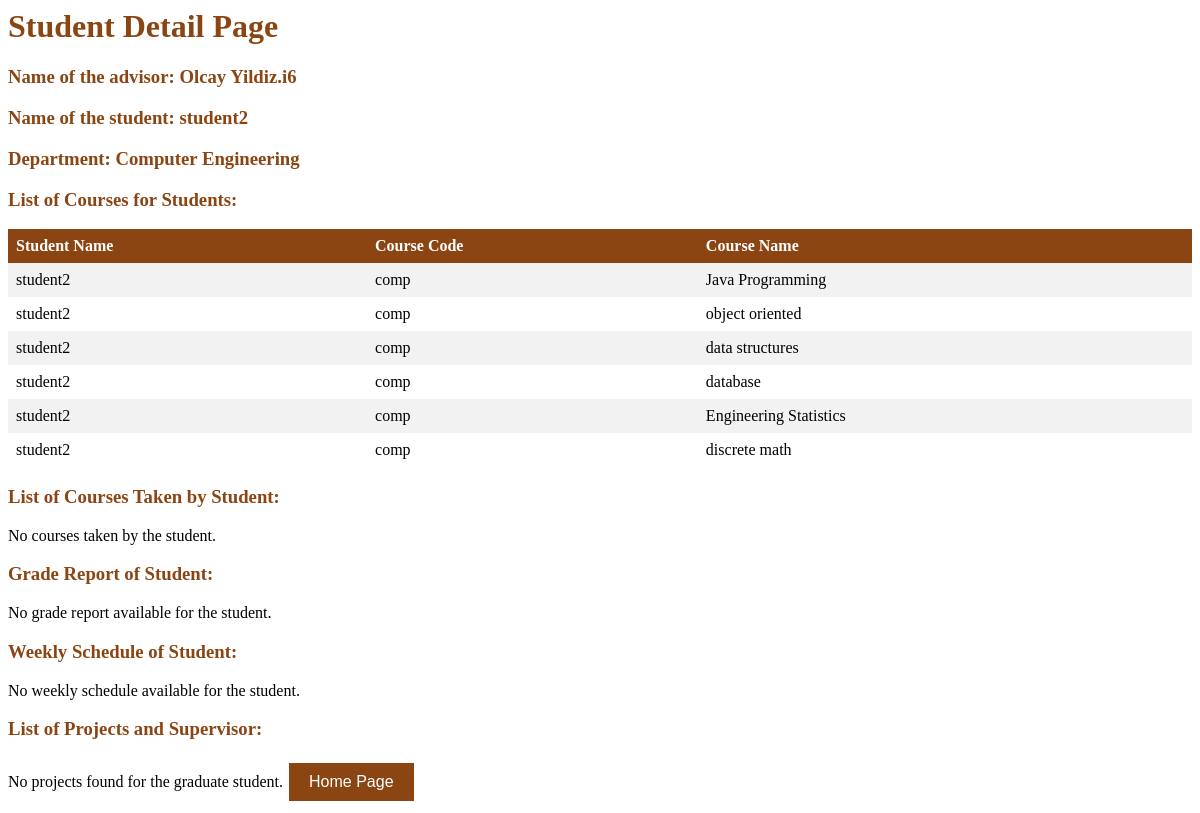
The page /studentdetail.php?id=s2 on the database its author committed.
### tables this page shows
CREATE TABLE student (
  ssn varchar(20) NOT NULL,
  gradorUgrad tinyint(4) NOT NULL,
  advisorSsn varchar(20) NOT NULL,
  currCode varchar(10) NOT NULL,
  dName varchar(50) NOT NULL,
  studentid varchar(10) NOT NULL,
  studentname varchar(45) NOT NULL
);

CREATE TABLE instructor (
  ssn varchar(20) NOT NULL,
  iname varchar(100) DEFAULT NULL,
  rankk varchar(45) DEFAULT NULL,
  baseSal double DEFAULT NULL,
  dName varchar(50) NOT NULL,
  extraSalary double DEFAULT NULL
);

CREATE TABLE course (
  courseCode varchar(10) NOT NULL,
  courseName varchar(100) NOT NULL,
  ects int(2) NOT NULL,
  numHours int(2) NOT NULL,
  prereq_courseCode varchar(10) DEFAULT NULL
);

### studentdetail.php (the view, shortened to what this page needs)
<h1>Student Detail Page </h1>
<!DOCTYPE html>
<html>
<head>
<?php
include ('dbconnect.php');
$id = $_GET['id'];
$query = "SELECT * FROM student WHERE ssn ='$id'";
$result = mysqli_query($conn ,$query);
$student = mysqli_fetch_assoc($result);
$sName = $student['studentname'];
$dName= $student['dName'];
$gradorUgrad= $student['gradorUgrad'];
if ($gradorUgrad){
 $query_2= "SELECT gs.supervisorSsn, i.iname FROM gradstudent gs JOIN instructor i ON i.ssn=gs.supervisorSsn Where gs.ssn='$id' ";
 $result_2= mysqli_query($conn,$query_2);
 $student_2=mysqli_fetch_assoc($result_2);
 $aName=$student_2['iname'];
 echo "<h3> Name of the supervisor is $aName";}
else{
    $query_3="SELECT s.advisorSsn, i.iname FROM student s JOIN instructor i ON i.ssn=s.advisorSsn Where s.ssn='$id'";
    $result_3=mysqli_query($conn,$query_3);
    $student_3=mysqli_fetch_assoc($result_3);
    $aSsn= $student_3['advisorSsn'];
    $asName= $student_3['iname'];
    echo "<h3> Name of the advisor: $asName.$aSsn";
}
echo "<h3> Name of the student: $sName";
echo "<h3> Department: $dName";
echo "<h3>List of Courses for Students:</h3>";
$query = "SELECT cs.studentname, cc.courseCode, cc.courseName, cs.currCode
          FROM Student cs
          INNER JOIN curriculacourses ccs ON cs.currCode = ccs.currCode
          INNER JOIN Course cc ON ccs.courseCode= cc.courseCode AND ssn='$id'";
$result = mysqli_query($conn, $query);
if (mysqli_num_rows($result) > 0) {
    echo "<table>";
    echo "<tr><th>Student Name</th><th>Course Code</th><th>Course Name</th></tr>";
    while ($row = mysqli_fetch_assoc($result)) {
        echo "<tr>";
        echo "<td>" . $row['studentname'] . "</td>";
        echo "<td>" . $row['currCode'] . "</td>";
        echo "<td>" . $row['courseName'] . "</td>";
        echo "</tr>";
    }
    echo "</table>";
} else {
    echo "No courses found.";
}
echo "<h3>List of Courses Taken by Student:</h3>";
$query = "SELECT s.studentname, c.courseCode, c.courseName
          FROM Student s
          INNER JOIN Enrollment e ON s.studentid = e.sssn
          INNER JOIN Course c ON e.courseCode = c.courseCode";
$result = mysqli_query($conn, $query);
if (mysqli_num_rows($result) > 0) {
    echo "<table>";
    echo "<tr><th>Student Name</th><th>Course Code</th><th>Course Name</th></tr>";
    while ($row = mysqli_fetch_assoc($result)) {
        echo "<tr>";
        echo "<td>" . $row['studentname'] . "</td>";
        echo "<td>" . $row['courseCode'] . "</td>";
        echo "<td>" . $row['courseName'] . "</td>";
        echo "</tr>";
    }
    echo "</table>";
} else {
    echo "No courses taken by the student.";
}
echo "<h3>Grade Report of Student:</h3>";
$query = "SELECT s.studentname, c.courseCode, c.courseName, e.grade
          FROM Student s
          INNER JOIN Enrollment e ON s.studentid = e.sssn
          INNER JOIN Course c ON e.courseCode = c.courseCode";
$result = mysqli_query($conn, $query);
if (mysqli_num_rows($result) > 0) {
    echo "<table>";
    echo "<tr><th>Student Name</th><th>Course Code</th><th>Course Name</th><th>Grade</th></tr>";
    while ($row = mysqli_fetch_assoc($result)) {
        echo "<tr>";
        echo "<td>" . $row['studentname'] . "</td>";
        echo "<td>" . $row['courseCode'] . "</td>";
        echo "<td>" . $row['courseName'] . "</td>";
        echo "<td>" . $row['grade'] . "</td>";
        echo "</tr>";
    }
    echo "</table>";
} else {
    echo "No grade report available for the student.";
}
echo "<h3>Weekly Schedule of Student:</h3>";
$query = "SELECT s.studentname, s.studentid, ws.dayy, ws.courseCode, ws.buildingName, ws.roomNumber, ws.hourr, e.courseCode, e.sssn
FROM Student s
INNER JOIN enrollment e ON e.sssn = s.studentid
INNER JOIN weeklyschedule ws ON e.courseCode = ws.courseCode";
$result = mysqli_query($conn, $query);
if (mysqli_num_rows($result) > 0) {
    echo "<table>";
    echo "<tr><th>Student Name</th><th>Day</th><th>Course Code</th><th>Building</th><th>Room</th><th>Hour</th></tr>";
    while ($row = mysqli_fetch_assoc($result)) {
        echo "<tr>";
        echo "<td>" . $row['studentName'] . "</td>";
        echo "<td>" . $row['dayy'] . "</td>";
        echo "<td>" . $row['courseCode'] . "</td>";
        echo "<td>" . $row['buildingName'] . "</td>";
        echo "<td>" . $row['roomNumber'] . "</td>";
        echo "<td>" . $row['hourr'] . "</td>";
        echo "</tr>";
    }
    echo "</table>";
} else {
    echo "No weekly schedule available for the student.";
}
echo "<h3>List of Projects and Supervisor:</h3>";
$query = "SELECT  s.studentname, p.pName, p.leadSsn
          FROM Student s
          INNER JOIN Project p ON s.advisorSsn = p.leadSsn
          WHERE s.gradorUgrad=1 AND s.ssn='$id'";
$result = mysqli_query($conn, $query);
if (mysqli_num_rows($result) > 0) {
    echo "<table>";
    echo "<tr><th>Student Name</th><th>Project Name</th><th>Supervisor</th></tr>";
    while ($row = mysqli_fetch_assoc($result)) {
        echo "<tr>";
        echo "<td>" . $row['studentname'] . "</td>";
        echo "<td>" . $row['pName'] . "</td>";
        echo "<td>" . $row['leadSsn'] . "</td>";
        echo "</tr>";
    }
    echo "</table>";
} else {
    echo "No projects found for the graduate student.";
}
?>
    <a href="index.php"><button>Home Page</button></a>

### studentdetail.php (style rules this page uses)
button { background-color: #8B4513; border: none; color: white; padding: 10px 20px; text-align: center; text-decoration: none; display: inline-block; font-size: 16px; margin: 4px 2px; cursor: pointer; }
table { border-collapse: collapse; width: 100%; }
th, td { text-align: left; padding: 8px; }
th { background-color: #8B4513; color: white; }
tr:nth-child(even) { background-color: #f2f2f2; }
h1, h3 { color: #8B4513; }

### rows shown on the page
student: advisorSsn.iname "Olcay Yildiz", advisorSsn "i6", studentname "student2", dName "Computer Engineering", currCode "comp", course.courseName "Java Programming", course.courseName "object oriented", course.courseName "data structures", course.courseName "database", course.courseName "Engineering Statistics", course.courseName "discrete math"
